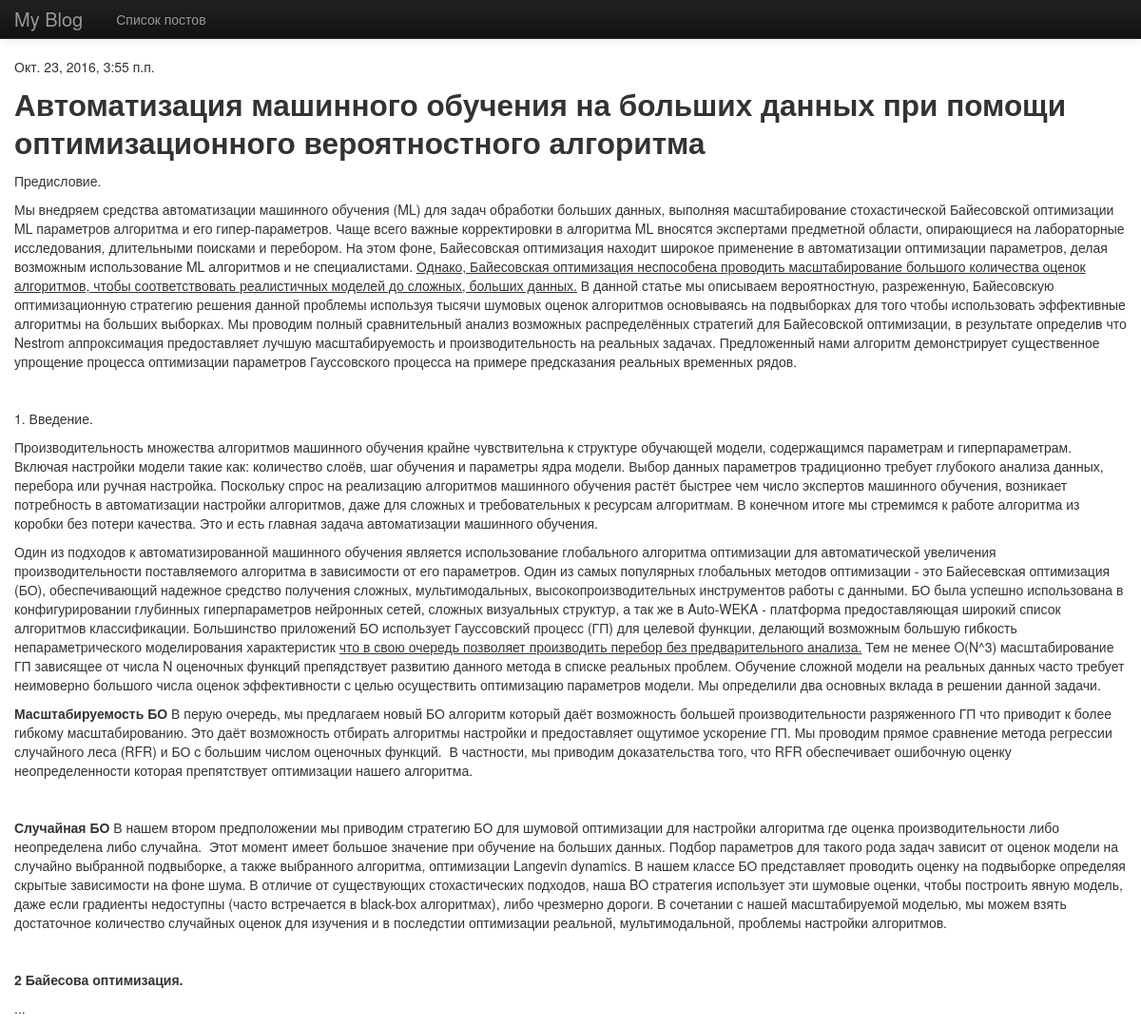
Page /blog/8/ on the committed database.
### blog/models.py (models this page shows, shortened)
class Post(models.Model):
    title = models.CharField(max_length=255)
    datetime = models.DateTimeField(u'Date')
    is_draft = models.BooleanField(default=True)
    content = RichTextUploadingField(blank=True, default='', config_name='default')

### blog/views.py (the view)
# urls.py: url(r'^(?P<pk>\d+)/$', PostDetailView.as_view()),                                              # будет выводиться пост с определенным номером
class PostDetailView(DetailView):
    model = Post

### blog/templates/blog/post_detail.html (shortened to what this page needs)
{% extends 'blog/base.html' %}
{% block content %}
{% if not post.is_draft %}
    <p>{{ post.datetime }}</p>
    <h2>{{ post.title }}</h2>
    <p>{{post.content|safe}}</p>
    {% load disqus_tags %}
{% else %}
<h1>Page not found</h1>
{% endif %}
{% endblock %}

### blog/templates/blog/base.html (style rules this page uses)
body { padding-top: 60px; }

### rows in the picture
Post: datetime "Окт. 23, 2016, 3:55 п.п.", title "Автоматизация машинного обучения на больших данных при помощи оптимизационного вероятностного алгоритма", content "Предисловие. Мы внедряем средства автоматизации машинного обучения (ML) для задач обработки больших данных, выполняя масштабирование стохастической Байесовской оптимизации ML параметров алгоритма и его гипер-параметров. Чаще всего важные корректировки в алгоритма ML вносятся экспертами предметной области, опирающиеся на лабораторные исследования, длительными поисками и перебором. На этом фоне, Байесовская оптимизация находит широкое применение в автоматизации оптимизации параметров, делая возможным использование ML алгоритмов и не специалистами. Однако, Байесовская оптимизация неспособена проводить масштабирование большого количества оценок алгоритмов, чтобы соответствовать реалистичных…"
